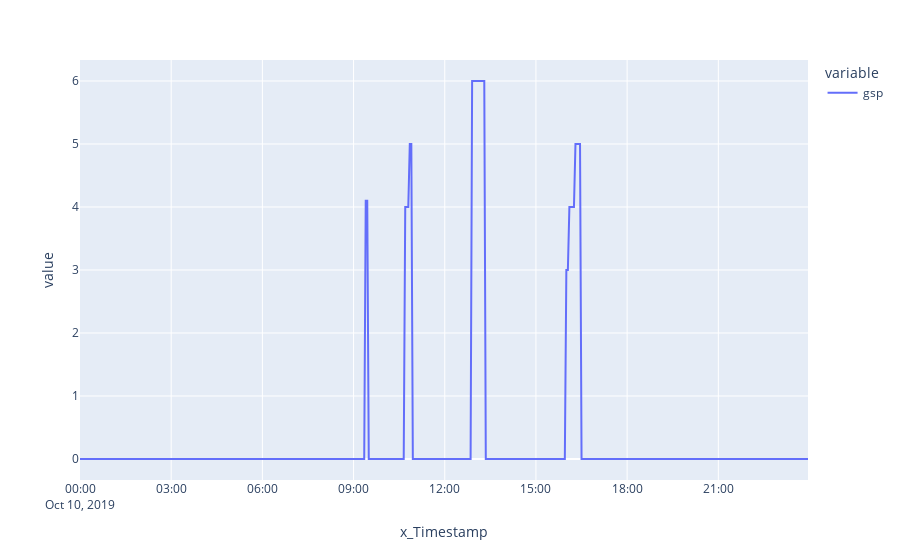

The cell this chart's notebook holds for it:
### Code cell
g['gsp'].plot()

### Figure 1 — Plotly figure (JSON) as saved in the notebook; plotly's stock layout.template omitted (floating-point values rounded to 4 significant figures; data arrays with more than 128 entries replaced by an {"elided": "..."} marker saying what was removed)
{"data": [{"hovertemplate": "variable=gsp<br>x_Timestamp=%{x}<br>value=%{y}<extra></extra>", "legendgroup": "gsp", "line": {"color": "#636efa", "dash": "solid"}, "mode": "lines", "name": "gsp", "orientation": "v", "showlegend": true, "type": "scatter", "x": {"elided": "480 str values"}, "xaxis": "x", "y": {"elided": "480 float values"}, "yaxis": "y"}], "layout": {"legend": {"title": {"text": "variable"}, "tracegroupgap": 0}, "margin": {"t": 60}, "xaxis": {"anchor": "y", "domain": [0, 1], "title": {"text": "x_Timestamp"}}, "yaxis": {"anchor": "x", "domain": [0, 1], "title": {"text": "value"}}}}
